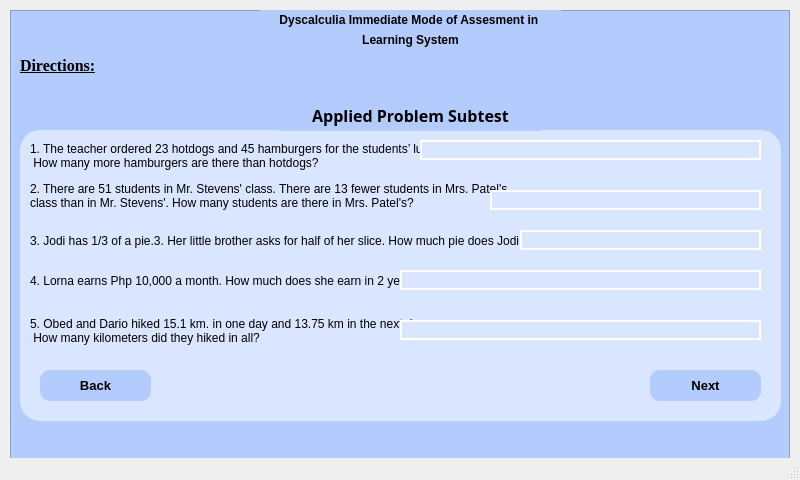
<?xml version="1.0" encoding="UTF-8"?>
<ui version="4.0">
 <class>MainWindow</class>
 <widget class="QMainWindow" name="MainWindow">
  <property name="geometry">
   <rect>
    <x>0</x>
    <y>0</y>
    <width>800</width>
    <height>480</height>
   </rect>
  </property>
  <property name="windowTitle">
   <string>MainWindow</string>
  </property>
  <widget class="QWidget" name="centralwidget">
   <widget class="QFrame" name="frame">
    <property name="geometry">
     <rect>
      <x>10</x>
      <y>10</y>
      <width>780</width>
      <height>480</height>
     </rect>
    </property>
    <property name="styleSheet">
     <string notr="true">background-color: rgb(180, 203, 253);</string>
    </property>
    <property name="frameShape">
     <enum>QFrame::StyledPanel</enum>
    </property>
    <property name="frameShadow">
     <enum>QFrame::Raised</enum>
    </property>
    <widget class="QLabel" name="label">
     <property name="geometry">
      <rect>
       <x>250</x>
       <y>0</y>
       <width>301</width>
       <height>20</height>
      </rect>
     </property>
     <property name="font">
      <font>
       <weight>75</weight>
       <bold>true</bold>
       <underline>false</underline>
      </font>
     </property>
     <property name="text">
      <string>Dyscalculia Immediate Mode of Assesment in </string>
     </property>
     <property name="alignment">
      <set>Qt::AlignCenter</set>
     </property>
     <property name="wordWrap">
      <bool>false</bool>
     </property>
    </widget>
    <widget class="QLabel" name="label_2">
     <property name="geometry">
      <rect>
       <x>250</x>
       <y>20</y>
       <width>301</width>
       <height>20</height>
      </rect>
     </property>
     <property name="font">
      <font>
       <weight>75</weight>
       <bold>true</bold>
       <underline>false</underline>
      </font>
     </property>
     <property name="text">
      <string>Learning System</string>
     </property>
     <property name="alignment">
      <set>Qt::AlignCenter</set>
     </property>
     <property name="wordWrap">
      <bool>false</bool>
     </property>
    </widget>
    <widget class="QLabel" name="label_3">
     <property name="geometry">
      <rect>
       <x>10</x>
       <y>40</y>
       <width>91</width>
       <height>31</height>
      </rect>
     </property>
     <property name="font">
      <font>
       <family>Times New Roman</family>
       <pointsize>12</pointsize>
       <weight>75</weight>
       <bold>true</bold>
       <underline>true</underline>
      </font>
     </property>
     <property name="mouseTracking">
      <bool>false</bool>
     </property>
     <property name="text">
      <string>Directions:</string>
     </property>
    </widget>
    <widget class="QFrame" name="frame_2">
     <property name="geometry">
      <rect>
       <x>10</x>
       <y>120</y>
       <width>761</width>
       <height>291</height>
      </rect>
     </property>
     <property name="styleSheet">
      <string notr="true">background-color: rgb(218, 229, 255);
border-radius: 20px;</string>
     </property>
     <property name="frameShape">
      <enum>QFrame::StyledPanel</enum>
     </property>
     <property name="frameShadow">
      <enum>QFrame::Raised</enum>
     </property>
     <widget class="QLabel" name="label_5">
      <property name="geometry">
       <rect>
        <x>10</x>
        <y>10</y>
        <width>741</width>
        <height>31</height>
       </rect>
      </property>
      <property name="text">
       <string>1. The teacher ordered 23 hotdogs and 45 hamburgers for the students’ lunch.
 How many more hamburgers are there than hotdogs?</string>
      </property>
     </widget>
     <widget class="QLabel" name="label_6">
      <property name="geometry">
       <rect>
        <x>10</x>
        <y>50</y>
        <width>741</width>
        <height>31</height>
       </rect>
      </property>
      <property name="text">
       <string>2. There are 51 students in Mr. Stevens' class. There are 13 fewer students in Mrs. Patel's 
class than in Mr. Stevens'. How many students are there in Mrs. Patel's?</string>
      </property>
     </widget>
     <widget class="QLabel" name="label_7">
      <property name="geometry">
       <rect>
        <x>10</x>
        <y>100</y>
        <width>741</width>
        <height>21</height>
       </rect>
      </property>
      <property name="text">
       <string>3. Jodi has 1/3 of a pie.3. Her little brother asks for half of her slice. How much pie does Jodi have?</string>
      </property>
     </widget>
     <widget class="QLabel" name="label_8">
      <property name="geometry">
       <rect>
        <x>10</x>
        <y>140</y>
        <width>741</width>
        <height>21</height>
       </rect>
      </property>
      <property name="text">
       <string>4. Lorna earns Php 10,000 a month. How much does she earn in 2 years?</string>
      </property>
     </widget>
     <widget class="QLabel" name="label_9">
      <property name="geometry">
       <rect>
        <x>10</x>
        <y>180</y>
        <width>741</width>
        <height>41</height>
       </rect>
      </property>
      <property name="text">
       <string>5. Obed and Dario hiked 15.1 km. in one day and 13.75 km in the next day.
 How many kilometers did they hiked in all?</string>
      </property>
     </widget>
     <widget class="QPushButton" name="pushButton">
      <property name="geometry">
       <rect>
        <x>20</x>
        <y>240</y>
        <width>111</width>
        <height>31</height>
       </rect>
      </property>
      <property name="font">
       <font>
        <pointsize>10</pointsize>
        <weight>75</weight>
        <bold>true</bold>
       </font>
      </property>
      <property name="cursor">
       <cursorShape>PointingHandCursor</cursorShape>
      </property>
      <property name="styleSheet">
       <string notr="true">background-color: rgb(180, 203, 253);
border-radius: 10px;</string>
      </property>
      <property name="text">
       <string>Back</string>
      </property>
     </widget>
     <widget class="QPushButton" name="pushButton_2">
      <property name="geometry">
       <rect>
        <x>630</x>
        <y>240</y>
        <width>111</width>
        <height>31</height>
       </rect>
      </property>
      <property name="font">
       <font>
        <pointsize>10</pointsize>
        <weight>75</weight>
        <bold>true</bold>
        <kerning>true</kerning>
       </font>
      </property>
      <property name="cursor">
       <cursorShape>PointingHandCursor</cursorShape>
      </property>
      <property name="acceptDrops">
       <bool>false</bool>
      </property>
      <property name="styleSheet">
       <string notr="true">background-color: rgb(180, 203, 253);
border-radius: 10px;</string>
      </property>
      <property name="text">
       <string>Next</string>
      </property>
      <property name="autoDefault">
       <bool>false</bool>
      </property>
     </widget>
     <widget class="QLineEdit" name="lineEdit">
      <property name="geometry">
       <rect>
        <x>400</x>
        <y>10</y>
        <width>341</width>
        <height>20</height>
       </rect>
      </property>
      <property name="styleSheet">
       <string notr="true">QLineEdit {
	border: 2px solid #FFFFFF;
}

QLineEdit:focus{
	border: 2px solid #000000
}</string>
      </property>
     </widget>
     <widget class="QLineEdit" name="lineEdit_2">
      <property name="geometry">
       <rect>
        <x>470</x>
        <y>60</y>
        <width>271</width>
        <height>20</height>
       </rect>
      </property>
      <property name="styleSheet">
       <string notr="true">QLineEdit {
	border: 2px solid #FFFFFF;
}

QLineEdit:focus{
	border: 2px solid #000000
}</string>
      </property>
     </widget>
     <widget class="QLineEdit" name="lineEdit_3">
      <property name="geometry">
       <rect>
        <x>500</x>
        <y>100</y>
        <width>241</width>
        <height>20</height>
       </rect>
      </property>
      <property name="styleSheet">
       <string notr="true">QLineEdit {
	border: 2px solid #FFFFFF;
}

QLineEdit:focus{
	border: 2px solid #000000
}</string>
      </property>
     </widget>
     <widget class="QLineEdit" name="lineEdit_4">
      <property name="geometry">
       <rect>
        <x>380</x>
        <y>140</y>
        <width>361</width>
        <height>20</height>
       </rect>
      </property>
      <property name="styleSheet">
       <string notr="true">QLineEdit {
	border: 2px solid #FFFFFF;
}

QLineEdit:focus{
	border: 2px solid #000000
}</string>
      </property>
     </widget>
     <widget class="QLineEdit" name="lineEdit_5">
      <property name="geometry">
       <rect>
        <x>380</x>
        <y>190</y>
        <width>361</width>
        <height>20</height>
       </rect>
      </property>
      <property name="styleSheet">
       <string notr="true">QLineEdit {
	border: 2px solid #FFFFFF;
}

QLineEdit:focus{
	border: 2px solid #000000
}</string>
      </property>
     </widget>
    </widget>
    <widget class="QLabel" name="label_4">
     <property name="geometry">
      <rect>
       <x>270</x>
       <y>90</y>
       <width>261</width>
       <height>31</height>
      </rect>
     </property>
     <property name="font">
      <font>
       <family>Baskerville Old Face</family>
       <pointsize>12</pointsize>
       <weight>75</weight>
       <bold>true</bold>
       <underline>false</underline>
      </font>
     </property>
     <property name="mouseTracking">
      <bool>false</bool>
     </property>
     <property name="text">
      <string>Applied Problem Subtest</string>
     </property>
     <property name="alignment">
      <set>Qt::AlignCenter</set>
     </property>
    </widget>
   </widget>
  </widget>
  <widget class="QMenuBar" name="menubar">
   <property name="geometry">
    <rect>
     <x>0</x>
     <y>0</y>
     <width>800</width>
     <height>21</height>
    </rect>
   </property>
  </widget>
  <widget class="QStatusBar" name="statusbar"/>
 </widget>
 <resources/>
 <connections/>
</ui>
